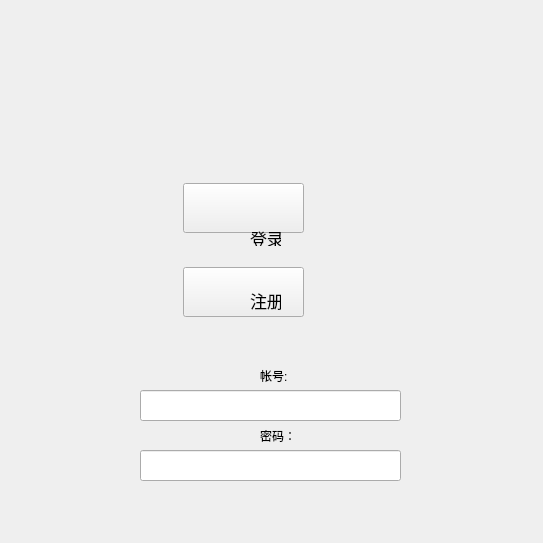
<?xml version="1.0" encoding="UTF-8"?>
<ui version="4.0">
 <class>login</class>
 <widget class="QWidget" name="login">
  <property name="geometry">
   <rect>
    <x>0</x>
    <y>0</y>
    <width>543</width>
    <height>543</height>
   </rect>
  </property>
  <property name="windowTitle">
   <string>Form</string>
  </property>
  <widget class="QLabel" name="passwordLabel">
   <property name="geometry">
    <rect>
     <x>260</x>
     <y>420</y>
     <width>31</width>
     <height>31</height>
    </rect>
   </property>
   <property name="text">
    <string>密码：</string>
   </property>
  </widget>
  <widget class="QLabel" name="accountLabel">
   <property name="geometry">
    <rect>
     <x>260</x>
     <y>360</y>
     <width>31</width>
     <height>31</height>
    </rect>
   </property>
   <property name="text">
    <string>帐号:</string>
   </property>
  </widget>
  <widget class="QPushButton" name="logonBtn">
   <property name="geometry">
    <rect>
     <x>183</x>
     <y>183</y>
     <width>121</width>
     <height>50</height>
    </rect>
   </property>
   <property name="text">
    <string/>
   </property>
  </widget>
  <widget class="QPushButton" name="signupBtn">
   <property name="geometry">
    <rect>
     <x>183</x>
     <y>267</y>
     <width>121</width>
     <height>50</height>
    </rect>
   </property>
   <property name="text">
    <string/>
   </property>
  </widget>
  <widget class="QLineEdit" name="passwordText">
   <property name="geometry">
    <rect>
     <x>140</x>
     <y>450</y>
     <width>261</width>
     <height>31</height>
    </rect>
   </property>
  </widget>
  <widget class="QLineEdit" name="accountText">
   <property name="geometry">
    <rect>
     <x>140</x>
     <y>390</y>
     <width>261</width>
     <height>31</height>
    </rect>
   </property>
  </widget>
  <widget class="QLabel" name="accountLabel_2">
   <property name="geometry">
    <rect>
     <x>250</x>
     <y>230</y>
     <width>31</width>
     <height>16</height>
    </rect>
   </property>
   <property name="font">
    <font>
     <pointsize>13</pointsize>
    </font>
   </property>
   <property name="text">
    <string>登录</string>
   </property>
  </widget>
  <widget class="QLabel" name="accountLabel_3">
   <property name="geometry">
    <rect>
     <x>250</x>
     <y>290</y>
     <width>31</width>
     <height>20</height>
    </rect>
   </property>
   <property name="font">
    <font>
     <pointsize>13</pointsize>
    </font>
   </property>
   <property name="text">
    <string>注册</string>
   </property>
  </widget>
 </widget>
 <resources/>
 <connections/>
</ui>
